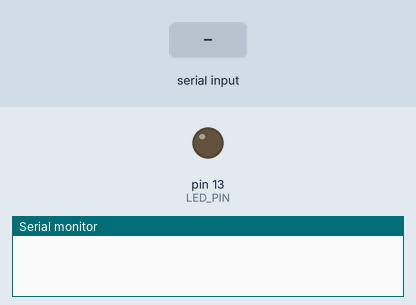
Recording of a sketch running on a simulated Arduino Uno, built with avr-gcc and run on an emulated ATmega328P. Parts: output pins drawn as LEDs (lit = HIGH), the last lines printed to the serial monitor. Inputs (shaded band) come from the test bench.

Above: at 1.2 s.
1.3 s: "1" received over the second serial link
At 1.9 s:
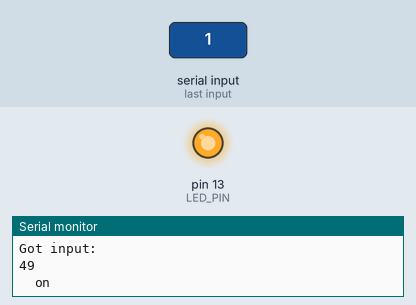
Timing chart, 0 to 4.3 s (numbered marks = the images above; inputs shaded):
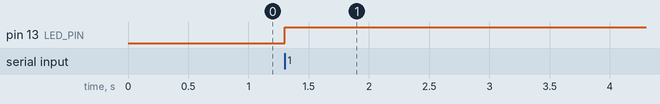

Measured:
- after the input at 1.3 s, pin 13 (LED_PIN): LOW → HIGH at once

The sketch:

hm10-ble-tutorial.ino
```cpp
#include <SoftwareSerial.h>
#define LED_PIN LED_BUILTIN

SoftwareSerial mySerial(7, 8); // RX, TX
// Connect HM10      Arduino Uno
//     Pin 1/TXD          Pin 7
//     Pin 2/RXD          Pin 8

void setup() {
  // initialize digital pin LED_BUILTIN as an output.
  pinMode(LED_BUILTIN, OUTPUT);
  Serial.begin(9600);
  // If the baudrate of the HM-10 module has been updated,
  // you may need to change 9600 by another value
  // Once you have found the correct baudrate,
  // you can update it using AT+BAUDx command
  // e.g. AT+BAUD0 for 9600 bauds
  mySerial.begin(9600);
}

void loop() {
  int c;

  if (mySerial.available()) {
    c = mySerial.read();
    Serial.println("Got input:");
    Serial.println(c);
    if (c != 0)
    {
      // Non-zero input means "turn on LED".
      Serial.println("  on");
      digitalWrite(LED_PIN, HIGH);
    }
    else
    {
      // Input value zero means "turn off LED".
      Serial.println("  off");
      digitalWrite(LED_PIN, LOW);
    }
  }
}
```
